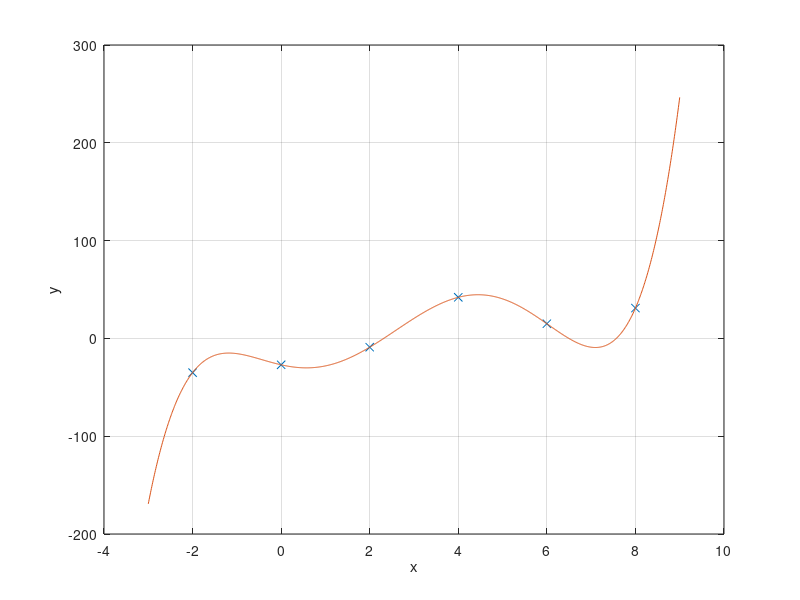

MATLAB code to generate this figure:
clear()
% Points 
n = 6; % number of points
y = randi([-50,50],n,1);
x = [-2:2:(2*n-4)]';
% Vandermonde matrix
A = zeros(n,n);
A(:,1) = ones(n,1);
for i = 2:n
    A(:,i)=A(:,i-1).*x;
end
a=A\y;
% Range
b=x(1);
c=x(n);
x1=[b-1:0.01:c+1];
% Polynomial equation
y1 = 0;
for i = 1:n
    y1 = y1 + a(i)*x1.^(i-1);
end
% Plot
plot(x,y,'x');
hold on;
plot(x1,y1); 
grid on;
xlabel('x')
ylabel('y')
